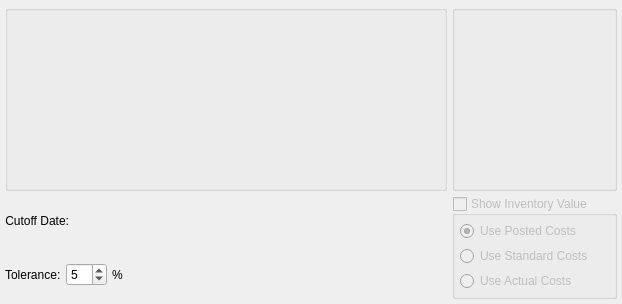
<?xml version="1.0" encoding="UTF-8"?>
<ui version="4.0">
 <comment>This file is part of the xTuple ERP: PostBooks Edition, a free and
open source Enterprise Resource Planning software suite,
Copyright (c) 1999-2019 by OpenMFG LLC, d/b/a xTuple.
It is licensed to you under the Common Public Attribution License
version 1.0, the full text of which (including xTuple-specific Exhibits)
is available at www.xtuple.com/CPAL.  By using this software, you agree
to be bound by its terms.</comment>
 <class>dspSlowMovingInventoryByClassCode</class>
 <widget class="QWidget" name="dspSlowMovingInventoryByClassCode">
  <property name="geometry">
   <rect>
    <x>0</x>
    <y>0</y>
    <width>622</width>
    <height>304</height>
   </rect>
  </property>
  <property name="windowTitle">
   <string>Slow Moving Inventory</string>
  </property>
  <layout class="QGridLayout" name="gridLayout">
   <item row="0" column="0">
    <layout class="QGridLayout" name="gridLayout_2">
     <item row="0" column="1">
      <widget class="ParameterGroup" name="_classCode">
       <property name="title">
        <string/>
       </property>
       <property name="fixedSize">
        <bool>false</bool>
       </property>
      </widget>
     </item>
     <item row="0" column="2">
      <widget class="WarehouseGroup" name="_warehouse">
       <property name="title">
        <string/>
       </property>
       <property name="fixedSize">
        <bool>false</bool>
       </property>
      </widget>
     </item>
     <item row="1" column="2">
      <widget class="QGroupBox" name="_showValue">
       <property name="enabled">
        <bool>false</bool>
       </property>
       <property name="sizePolicy">
        <sizepolicy hsizetype="Preferred" vsizetype="Fixed">
         <horstretch>0</horstretch>
         <verstretch>0</verstretch>
        </sizepolicy>
       </property>
       <property name="title">
        <string>Show Inventory Value</string>
       </property>
       <property name="checkable">
        <bool>true</bool>
       </property>
       <property name="checked">
        <bool>false</bool>
       </property>
       <layout class="QVBoxLayout" name="verticalLayout">
        <item>
         <widget class="QRadioButton" name="_usePostedCosts">
          <property name="text">
           <string>Use Posted Costs</string>
          </property>
          <property name="checked">
           <bool>true</bool>
          </property>
         </widget>
        </item>
        <item>
         <widget class="QRadioButton" name="_useStandardCosts">
          <property name="text">
           <string>Use Standard Costs</string>
          </property>
          <property name="checked">
           <bool>false</bool>
          </property>
         </widget>
        </item>
        <item>
         <widget class="QRadioButton" name="_useActualCosts">
          <property name="text">
           <string>Use Actual Costs</string>
          </property>
         </widget>
        </item>
       </layout>
      </widget>
     </item>
     <item row="1" column="1">
      <layout class="QVBoxLayout" name="verticalLayout_2">
       <item>
        <layout class="QHBoxLayout" name="horizontalLayout_2">
         <item>
          <widget class="QLabel" name="_cutoffDateLit">
           <property name="text">
            <string>Cutoff Date:</string>
           </property>
           <property name="alignment">
            <set>Qt::AlignRight|Qt::AlignTrailing|Qt::AlignVCenter</set>
           </property>
          </widget>
         </item>
         <item>
          <widget class="DLineEdit" name="_cutoffDate"/>
         </item>
         <item>
          <spacer>
           <property name="orientation">
            <enum>Qt::Horizontal</enum>
           </property>
           <property name="sizeType">
            <enum>QSizePolicy::Expanding</enum>
           </property>
           <property name="sizeHint" stdset="0">
            <size>
             <width>11</width>
             <height>10</height>
            </size>
           </property>
          </spacer>
         </item>
        </layout>
       </item>
       <item>
        <layout class="QHBoxLayout" name="horizontalLayout_3">
         <item>
          <widget class="XLabel" name="_toleranceLit">
           <property name="text">
            <string>Tolerance:</string>
           </property>
          </widget>
         </item>
         <item>
          <widget class="XSpinBox" name="_tolerance">
           <property name="value">
            <number>5</number>
           </property>
          </widget>
         </item>
         <item>
          <widget class="XLabel" name="_toleranceLit2">
           <property name="text">
            <string>%</string>
           </property>
          </widget>
         </item>
         <item>
          <spacer name="horizontalSpacer">
           <property name="orientation">
            <enum>Qt::Horizontal</enum>
           </property>
           <property name="sizeHint" stdset="0">
            <size>
             <width>40</width>
             <height>20</height>
            </size>
           </property>
          </spacer>
         </item>
        </layout>
       </item>
      </layout>
     </item>
    </layout>
   </item>
  </layout>
 </widget>
 <layoutdefault spacing="5" margin="5"/>
 <customwidgets>
  <customwidget>
   <class>DLineEdit</class>
   <extends>QWidget</extends>
   <header>datecluster.h</header>
   <container>1</container>
  </customwidget>
  <customwidget>
   <class>ParameterGroup</class>
   <extends>QGroupBox</extends>
   <header>parametergroup.h</header>
   <container>1</container>
  </customwidget>
  <customwidget>
   <class>WarehouseGroup</class>
   <extends>QGroupBox</extends>
   <header>warehousegroup.h</header>
   <container>1</container>
  </customwidget>
  <customwidget>
   <class>XLabel</class>
   <extends>QLabel</extends>
   <header>xlabel.h</header>
  </customwidget>
  <customwidget>
   <class>XSpinBox</class>
   <extends>QSpinBox</extends>
   <header>xspinbox.h</header>
  </customwidget>
 </customwidgets>
 <tabstops>
  <tabstop>_classCode</tabstop>
  <tabstop>_cutoffDate</tabstop>
  <tabstop>_tolerance</tabstop>
  <tabstop>_warehouse</tabstop>
  <tabstop>_useStandardCosts</tabstop>
 </tabstops>
 <resources/>
 <connections/>
</ui>
